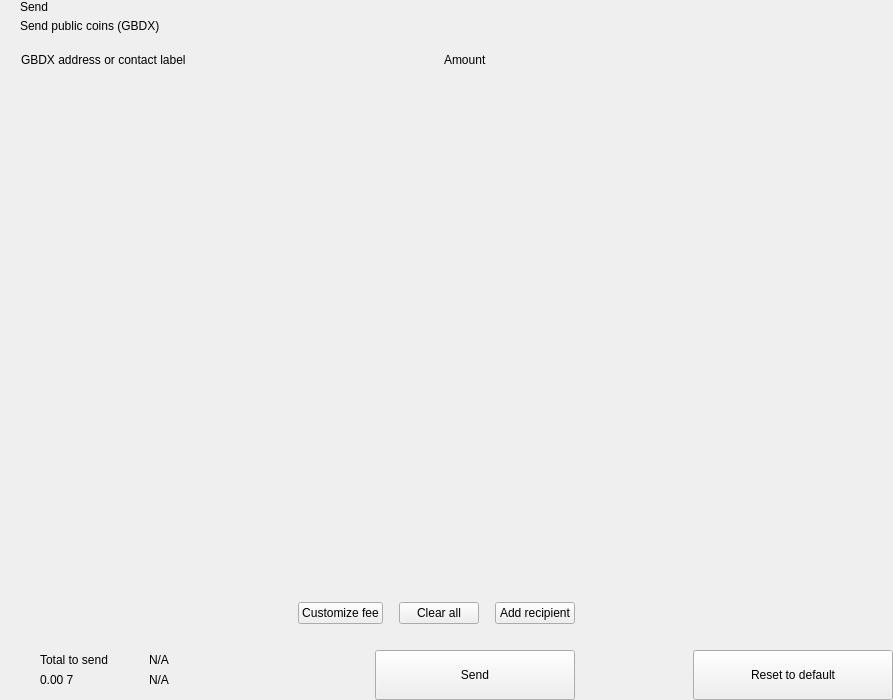
<?xml version="1.0" encoding="UTF-8"?>
<ui version="4.0">
 <class>send</class>
 <widget class="QWidget" name="send">
  <property name="geometry">
   <rect>
    <x>0</x>
    <y>0</y>
    <width>893</width>
    <height>700</height>
   </rect>
  </property>
  <property name="windowTitle">
   <string>Form</string>
  </property>
  <layout class="QHBoxLayout" name="horizontalLayout_2" stretch="2,1">
   <property name="spacing">
    <number>0</number>
   </property>
   <property name="leftMargin">
    <number>0</number>
   </property>
   <property name="topMargin">
    <number>0</number>
   </property>
   <property name="rightMargin">
    <number>0</number>
   </property>
   <property name="bottomMargin">
    <number>0</number>
   </property>
   <item>
    <widget class="QWidget" name="left" native="true">
     <layout class="QVBoxLayout" name="verticalLayout_3">
      <property name="spacing">
       <number>0</number>
      </property>
      <property name="leftMargin">
       <number>0</number>
      </property>
      <property name="topMargin">
       <number>0</number>
      </property>
      <property name="rightMargin">
       <number>0</number>
      </property>
      <property name="bottomMargin">
       <number>0</number>
      </property>
      <item>
       <layout class="QVBoxLayout" name="verticalLayout_22" stretch="0,0,0,1,0,0,0,0">
        <property name="spacing">
         <number>0</number>
        </property>
        <item>
         <layout class="QHBoxLayout" name="horizontalLayout_3">
          <property name="spacing">
           <number>0</number>
          </property>
          <property name="leftMargin">
           <number>20</number>
          </property>
          <property name="rightMargin">
           <number>20</number>
          </property>
          <item>
           <layout class="QVBoxLayout" name="verticalLayout">
            <property name="spacing">
             <number>5</number>
            </property>
            <item>
             <widget class="QLabel" name="labelTitle">
              <property name="text">
               <string>Send</string>
              </property>
              <property name="alignment">
               <set>Qt::AlignLeading|Qt::AlignLeft|Qt::AlignVCenter</set>
              </property>
             </widget>
            </item>
            <item>
             <widget class="QLabel" name="labelSubtitle1">
              <property name="text">
               <string>Send public coins (GBDX)</string>
              </property>
             </widget>
            </item>
           </layout>
          </item>
          <item>
           <spacer name="horizontalSpacer">
            <property name="orientation">
             <enum>Qt::Horizontal</enum>
            </property>
            <property name="sizeHint" stdset="0">
             <size>
              <width>40</width>
              <height>20</height>
             </size>
            </property>
           </spacer>
          </item>
         </layout>
        </item>
        <item>
         <spacer name="verticalSpacer_2">
          <property name="orientation">
           <enum>Qt::Vertical</enum>
          </property>
          <property name="sizeType">
           <enum>QSizePolicy::Fixed</enum>
          </property>
          <property name="sizeHint" stdset="0">
           <size>
            <width>20</width>
            <height>20</height>
           </size>
          </property>
         </spacer>
        </item>
        <item>
         <layout class="QHBoxLayout" name="horizontalLayout" stretch="6,0,2">
          <property name="spacing">
           <number>0</number>
          </property>
          <property name="leftMargin">
           <number>10</number>
          </property>
          <property name="topMargin">
           <number>0</number>
          </property>
          <property name="rightMargin">
           <number>20</number>
          </property>
          <property name="bottomMargin">
           <number>0</number>
          </property>
          <item>
           <widget class="QLabel" name="labelSubtitleAddress">
            <property name="styleSheet">
             <string notr="true">margin-left:8px;</string>
            </property>
            <property name="text">
             <string>GBDX address or contact label</string>
            </property>
           </widget>
          </item>
          <item>
           <spacer name="horizontalSpacer_3">
            <property name="orientation">
             <enum>Qt::Horizontal</enum>
            </property>
            <property name="sizeType">
             <enum>QSizePolicy::Fixed</enum>
            </property>
            <property name="sizeHint" stdset="0">
             <size>
              <width>40</width>
              <height>1</height>
             </size>
            </property>
           </spacer>
          </item>
          <item>
           <widget class="QLabel" name="labelSubtitleAmount">
            <property name="text">
             <string>Amount</string>
            </property>
           </widget>
          </item>
         </layout>
        </item>
        <item>
         <widget class="QScrollArea" name="scrollArea">
          <property name="minimumSize">
           <size>
            <width>0</width>
            <height>350</height>
           </size>
          </property>
          <property name="styleSheet">
           <string notr="true">#scrollArea {
            background:transparent;
            margin-top:10px;
}</string>
          </property>
          <property name="horizontalScrollBarPolicy">
           <enum>Qt::ScrollBarAlwaysOff</enum>
          </property>
          <property name="sizeAdjustPolicy">
           <enum>QAbstractScrollArea::AdjustIgnored</enum>
          </property>
          <property name="widgetResizable">
           <bool>true</bool>
          </property>
          <property name="alignment">
           <set>Qt::AlignLeading|Qt::AlignLeft|Qt::AlignTop</set>
          </property>
          <widget class="QWidget" name="scrollAreaWidgetContents">
           <property name="geometry">
            <rect>
             <x>0</x>
             <y>0</y>
             <width>591</width>
             <height>16</height>
            </rect>
           </property>
           <property name="sizePolicy">
            <sizepolicy hsizetype="Preferred" vsizetype="Maximum">
             <horstretch>0</horstretch>
             <verstretch>0</verstretch>
            </sizepolicy>
           </property>
           <property name="autoFillBackground">
            <bool>false</bool>
           </property>
           <property name="styleSheet">
            <string notr="true">#scrollAreaWidgetContents {
             background:transparent;
             }</string>
           </property>
           <layout class="QVBoxLayout" name="verticalLayout_7">
            <property name="spacing">
             <number>0</number>
            </property>
            <property name="sizeConstraint">
             <enum>QLayout::SetDefaultConstraint</enum>
            </property>
            <property name="leftMargin">
             <number>0</number>
            </property>
            <property name="topMargin">
             <number>0</number>
            </property>
            <property name="rightMargin">
             <number>0</number>
            </property>
            <property name="bottomMargin">
             <number>0</number>
            </property>
           </layout>
          </widget>
         </widget>
        </item>
        <item>
         <spacer name="verticalSpacer_4">
          <property name="orientation">
           <enum>Qt::Vertical</enum>
          </property>
          <property name="sizeType">
           <enum>QSizePolicy::Fixed</enum>
          </property>
          <property name="sizeHint" stdset="0">
           <size>
            <width>20</width>
            <height>20</height>
           </size>
          </property>
         </spacer>
        </item>
        <item>
         <layout class="QHBoxLayout" name="horizontalLayout_20">
          <property name="spacing">
           <number>6</number>
          </property>
          <property name="leftMargin">
           <number>20</number>
          </property>
          <property name="rightMargin">
           <number>20</number>
          </property>
          <item>
           <spacer name="horizontalSpacer_4">
            <property name="orientation">
             <enum>Qt::Horizontal</enum>
            </property>
            <property name="sizeHint" stdset="0">
             <size>
              <width>10</width>
              <height>20</height>
             </size>
            </property>
           </spacer>
          </item>
          <item>
           <widget class="QPushButton" name="pushButtonFee">
            <property name="focusPolicy">
             <enum>Qt::NoFocus</enum>
            </property>
            <property name="text">
             <string>Customize fee</string>
            </property>
           </widget>
          </item>
          <item>
           <spacer name="horizontalSpacer_11">
            <property name="orientation">
             <enum>Qt::Horizontal</enum>
            </property>
            <property name="sizeType">
             <enum>QSizePolicy::Minimum</enum>
            </property>
            <property name="sizeHint" stdset="0">
             <size>
              <width>10</width>
              <height>20</height>
             </size>
            </property>
           </spacer>
          </item>
          <item>
           <widget class="QPushButton" name="pushButtonClear">
            <property name="focusPolicy">
             <enum>Qt::NoFocus</enum>
            </property>
            <property name="layoutDirection">
             <enum>Qt::RightToLeft</enum>
            </property>
            <property name="text">
             <string>Clear all</string>
            </property>
           </widget>
          </item>
          <item>
           <spacer name="horizontalSpacer_6">
            <property name="orientation">
             <enum>Qt::Horizontal</enum>
            </property>
            <property name="sizeType">
             <enum>QSizePolicy::Fixed</enum>
            </property>
            <property name="sizeHint" stdset="0">
             <size>
              <width>10</width>
              <height>20</height>
             </size>
            </property>
           </spacer>
          </item>
          <item>
           <widget class="QPushButton" name="pushButtonAddRecipient">
            <property name="focusPolicy">
             <enum>Qt::NoFocus</enum>
            </property>
            <property name="text">
             <string>Add recipient</string>
            </property>
           </widget>
          </item>
         </layout>
        </item>
        <item>
         <spacer name="verticalSpacer">
          <property name="orientation">
           <enum>Qt::Vertical</enum>
          </property>
          <property name="sizeType">
           <enum>QSizePolicy::Fixed</enum>
          </property>
          <property name="sizeHint" stdset="0">
           <size>
            <width>20</width>
            <height>16</height>
           </size>
          </property>
         </spacer>
        </item>
        <item>
         <layout class="QHBoxLayout" name="horizontalLayout_7">
          <property name="rightMargin">
           <number>20</number>
          </property>
          <item>
           <layout class="QHBoxLayout" name="horizontalLayout_10">
            <property name="spacing">
             <number>0</number>
            </property>
            <property name="leftMargin">
             <number>8</number>
            </property>
            <item>
             <widget class="QStackedWidget" name="stackedWidget">
              <property name="minimumSize">
               <size>
                <width>0</width>
                <height>60</height>
               </size>
              </property>
              <property name="maximumSize">
               <size>
                <width>16777215</width>
                <height>60</height>
               </size>
              </property>
              <widget class="QWidget" name="page1">
               <layout class="QVBoxLayout" name="verticalLayout_71" stretch="0">
                <property name="spacing">
                 <number>6</number>
                </property>
                <property name="leftMargin">
                 <number>12</number>
                </property>
                <property name="topMargin">
                 <number>0</number>
                </property>
                <property name="rightMargin">
                 <number>0</number>
                </property>
                <property name="bottomMargin">
                 <number>0</number>
                </property>
                <item>
                 <widget class="QWidget" name="coinWidget" native="true">
                  <property name="minimumSize">
                   <size>
                    <width>0</width>
                    <height>60</height>
                   </size>
                  </property>
                  <property name="maximumSize">
                   <size>
                    <width>16777215</width>
                    <height>60</height>
                   </size>
                  </property>
                  <layout class="QHBoxLayout" name="horizontalLayout_9">
                   <property name="spacing">
                    <number>0</number>
                   </property>
                   <property name="leftMargin">
                    <number>20</number>
                   </property>
                   <property name="topMargin">
                    <number>10</number>
                   </property>
                   <property name="rightMargin">
                    <number>20</number>
                   </property>
                   <property name="bottomMargin">
                    <number>10</number>
                   </property>
                   <item>
                    <layout class="QVBoxLayout" name="verticalSend">
                     <property name="spacing">
                      <number>0</number>
                     </property>
                     <item>
                      <widget class="QLabel" name="labelTitleTotalSend">
                       <property name="text">
                        <string>Total to send</string>
                       </property>
                      </widget>
                     </item>
                     <item>
                      <widget class="QLabel" name="labelAmountSend">
                       <property name="text">
                        <string notr="true">0.00 7</string>
                       </property>
                      </widget>
                     </item>
                    </layout>
                   </item>
                   <item>
                    <spacer name="horizontalSpacer_9">
                     <property name="orientation">
                      <enum>Qt::Horizontal</enum>
                     </property>
                     <property name="sizeType">
                      <enum>QSizePolicy::Fixed</enum>
                     </property>
                     <property name="sizeHint" stdset="0">
                      <size>
                       <width>20</width>
                       <height>20</height>
                      </size>
                     </property>
                    </spacer>
                   </item>
                   <item>
                    <widget class="QLabel" name="labelLine">
                     <property name="minimumSize">
                      <size>
                       <width>1</width>
                       <height>0</height>
                      </size>
                     </property>
                     <property name="maximumSize">
                      <size>
                       <width>1</width>
                       <height>16777215</height>
                      </size>
                     </property>
                     <property name="text">
                      <string/>
                     </property>
                    </widget>
                   </item>
                   <item>
                    <spacer name="horizontalSpacer_10">
                     <property name="orientation">
                      <enum>Qt::Horizontal</enum>
                     </property>
                     <property name="sizeType">
                      <enum>QSizePolicy::Fixed</enum>
                     </property>
                     <property name="sizeHint" stdset="0">
                      <size>
                       <width>20</width>
                       <height>20</height>
                      </size>
                     </property>
                    </spacer>
                   </item>
                   <item>
                    <layout class="QVBoxLayout" name="verticalRemaining">
                     <property name="spacing">
                      <number>0</number>
                     </property>
                     <item>
                      <widget class="QLabel" name="labelTitleTotalRemaining">
                       <property name="text">
                        <string notr="true">N/A</string>
                       </property>
                      </widget>
                     </item>
                     <item>
                      <widget class="QLabel" name="labelAmountRemaining">
                       <property name="text">
                        <string notr="true">N/A</string>
                       </property>
                      </widget>
                     </item>
                    </layout>
                   </item>
                  </layout>
                 </widget>
                </item>
               </layout>
              </widget>
              <widget class="QWidget" name="page_2"/>
             </widget>
            </item>
           </layout>
          </item>
          <item>
           <spacer name="horizontalSpacer_5">
            <property name="orientation">
             <enum>Qt::Horizontal</enum>
            </property>
            <property name="sizeType">
             <enum>QSizePolicy::Expanding</enum>
            </property>
            <property name="sizeHint" stdset="0">
             <size>
              <width>40</width>
              <height>20</height>
             </size>
            </property>
           </spacer>
          </item>
          <item alignment="Qt::AlignBottom">
           <widget class="QPushButton" name="pushButtonSave">
            <property name="minimumSize">
             <size>
              <width>200</width>
              <height>50</height>
             </size>
            </property>
            <property name="maximumSize">
             <size>
              <width>200</width>
              <height>50</height>
             </size>
            </property>
            <property name="focusPolicy">
             <enum>Qt::NoFocus</enum>
            </property>
            <property name="text">
             <string>Send</string>
            </property>
           </widget>
          </item>
         </layout>
        </item>
       </layout>
      </item>
     </layout>
    </widget>
   </item>
   <item>
    <widget class="QWidget" name="right" native="true">
     <layout class="QVBoxLayout" name="verticalLayout_5">
      <property name="leftMargin">
       <number>0</number>
      </property>
      <property name="topMargin">
       <number>0</number>
      </property>
      <property name="rightMargin">
       <number>0</number>
      </property>
      <property name="bottomMargin">
       <number>0</number>
      </property>
      <item>
       <layout class="QVBoxLayout" name="verticalLayout_4">
        <property name="spacing">
         <number>6</number>
        </property>
        <item>
         <widget class="OptionButton" name="btnCoinControl" native="true">
          <property name="minimumSize">
           <size>
            <width>0</width>
            <height>50</height>
           </size>
          </property>
         </widget>
        </item>
        <item>
         <widget class="OptionButton" name="btnChangeAddress" native="true">
          <property name="minimumSize">
           <size>
            <width>0</width>
            <height>50</height>
           </size>
          </property>
         </widget>
        </item>
        <item>
         <widget class="OptionButton" name="btnUri" native="true">
          <property name="minimumSize">
           <size>
            <width>0</width>
            <height>50</height>
           </size>
          </property>
         </widget>
        </item>
        <item>
         <spacer name="verticalSpacer_5">
          <property name="orientation">
           <enum>Qt::Vertical</enum>
          </property>
          <property name="sizeHint" stdset="0">
           <size>
            <width>20</width>
            <height>40</height>
           </size>
          </property>
         </spacer>
        </item>
        <item>
         <layout class="QHBoxLayout" name="horizontalLayout_8">
          <item>
           <spacer name="horizontalSpacer_7">
            <property name="orientation">
             <enum>Qt::Horizontal</enum>
            </property>
            <property name="sizeHint" stdset="0">
             <size>
              <width>40</width>
              <height>20</height>
             </size>
            </property>
           </spacer>
          </item>
          <item>
           <widget class="QPushButton" name="pushButtonReset">
            <property name="minimumSize">
             <size>
              <width>200</width>
              <height>50</height>
             </size>
            </property>
            <property name="maximumSize">
             <size>
              <width>200</width>
              <height>50</height>
             </size>
            </property>
            <property name="focusPolicy">
             <enum>Qt::NoFocus</enum>
            </property>
            <property name="text">
             <string>Reset to default</string>
            </property>
           </widget>
          </item>
         </layout>
        </item>
       </layout>
      </item>
     </layout>
    </widget>
   </item>
  </layout>
 </widget>
 <customwidgets>
  <customwidget>
   <class>OptionButton</class>
   <extends>QWidget</extends>
   <header>qt/globedex/optionbutton.h</header>
   <container>1</container>
  </customwidget>
 </customwidgets>
 <resources/>
 <connections/>
</ui>
